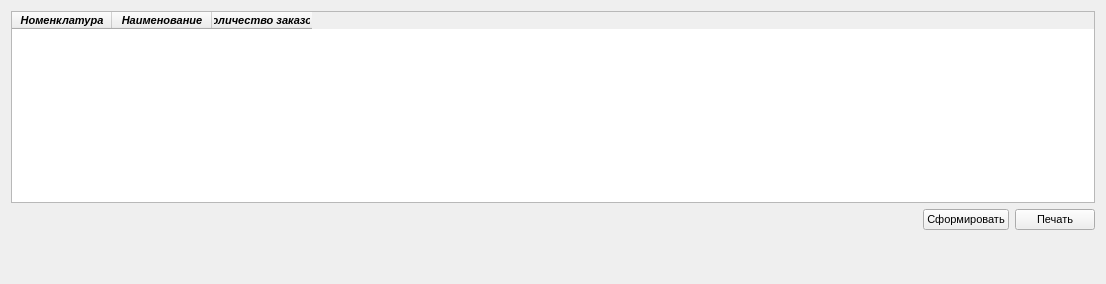
              <widget class="QWidget" name="tab_PopularityTable">
               <attribute name="title">
                <string>Таблица популярности</string>
               </attribute>
               <layout class="QGridLayout" name="gridLayout_53">
                <item row="0" column="0" colspan="3">
                 <widget class="QTableWidget" name="tableWidget_PopularityTable">
                  <property name="font">
                   <font>
                    <pointsize>8</pointsize>
                    <weight>75</weight>
                    <italic>true</italic>
                    <bold>true</bold>
                   </font>
                  </property>
                  <column>
                   <property name="text">
                    <string>Номенклатура</string>
                   </property>
                  </column>
                  <column>
                   <property name="text">
                    <string>Наименование</string>
                   </property>
                  </column>
                  <column>
                   <property name="text">
                    <string>Количество заказов</string>
                   </property>
                  </column>
                 </widget>
                </item>
                <item row="1" column="0">
                 <spacer name="horizontalSpacer_11">
                  <property name="orientation">
                   <enum>Qt::Horizontal</enum>
                  </property>
                  <property name="sizeHint" stdset="0">
                   <size>
                    <width>906</width>
                    <height>20</height>
                   </size>
                  </property>
                 </spacer>
                </item>
                <item row="1" column="1">
                 <widget class="QPushButton" name="pushButton_PopularityTableForm">
                  <property name="font">
                   <font>
                    <pointsize>8</pointsize>
                    <weight>50</weight>
                    <italic>false</italic>
                    <bold>false</bold>
                   </font>
                  </property>
                  <property name="text">
                   <string>Сформировать</string>
                  </property>
                 </widget>
                </item>
                <item row="1" column="2">
                 <widget class="QPushButton" name="pushButton_PopularityTablePrint">
                  <property name="font">
                   <font>
                    <pointsize>8</pointsize>
                    <weight>50</weight>
                    <italic>false</italic>
                    <bold>false</bold>
                   </font>
                  </property>
                  <property name="text">
                   <string>Печать</string>
                  </property>
                 </widget>
                </item>
                <item row="2" column="1">
                 <spacer name="verticalSpacer_15">
                  <property name="orientation">
                   <enum>Qt::Vertical</enum>
                  </property>
                  <property name="sizeHint" stdset="0">
                   <size>
                    <width>20</width>
                    <height>43</height>
                   </size>
                  </property>
                 </spacer>
                </item>
               </layout>
              </widget>
